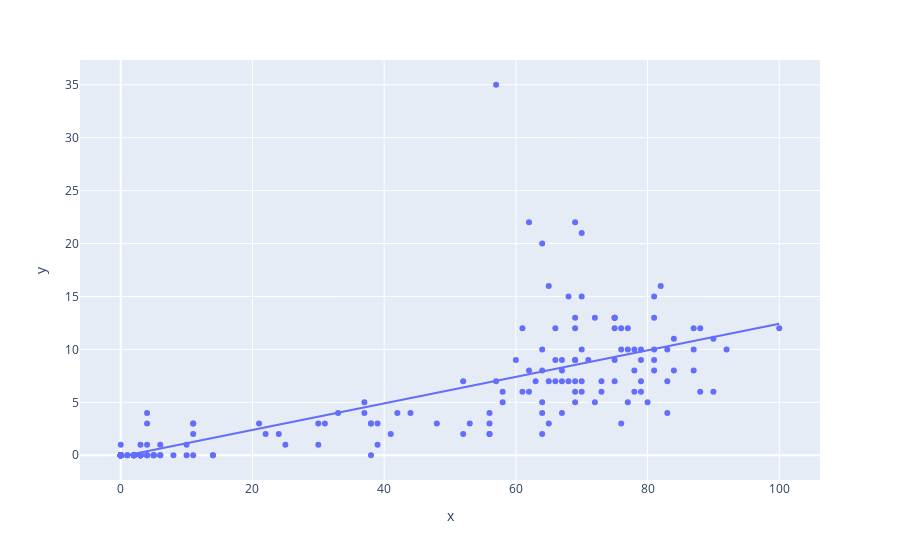

The cell this chart's notebook holds for it:
### Markdown cell above
Scatter of Big data tools and Big data platforms

### Code cell
fig = px.scatter(x=df['Big data tools'], y=df['Big data platforms'],trendline="ols")
fig.show()

### Figure 1 — Plotly figure (JSON) as saved in the notebook; plotly's stock layout.template omitted (floating-point values rounded to 4 significant figures; data arrays with more than 128 entries replaced by an {"elided": "..."} marker saying what was removed)
{"data": [{"hovertemplate": "x=%{x}<br>y=%{y}<extra></extra>", "legendgroup": "", "marker": {"color": "#636efa", "symbol": "circle"}, "mode": "markers", "name": "", "orientation": "v", "showlegend": false, "type": "scatter", "x": {"elided": "218 int values"}, "xaxis": "x", "y": {"elided": "218 int values"}, "yaxis": "y"}, {"hovertemplate": "<b>OLS trendline</b><br>y = 0.12547 * x + -0.115602<br>R<sup>2</sup>=0.613329<br><br>x=%{x}<br>y=%{y} <b>(trend)</b><extra></extra>", "legendgroup": "", "marker": {"color": "#636efa", "symbol": "circle"}, "mode": "lines", "name": "", "showlegend": false, "type": "scatter", "x": {"elided": "218 int values"}, "xaxis": "x", "y": {"elided": "218 float values"}, "yaxis": "y"}], "layout": {"legend": {"tracegroupgap": 0}, "margin": {"t": 60}, "xaxis": {"anchor": "y", "domain": [0, 1], "title": {"text": "x"}}, "yaxis": {"anchor": "x", "domain": [0, 1], "title": {"text": "y"}}}}
